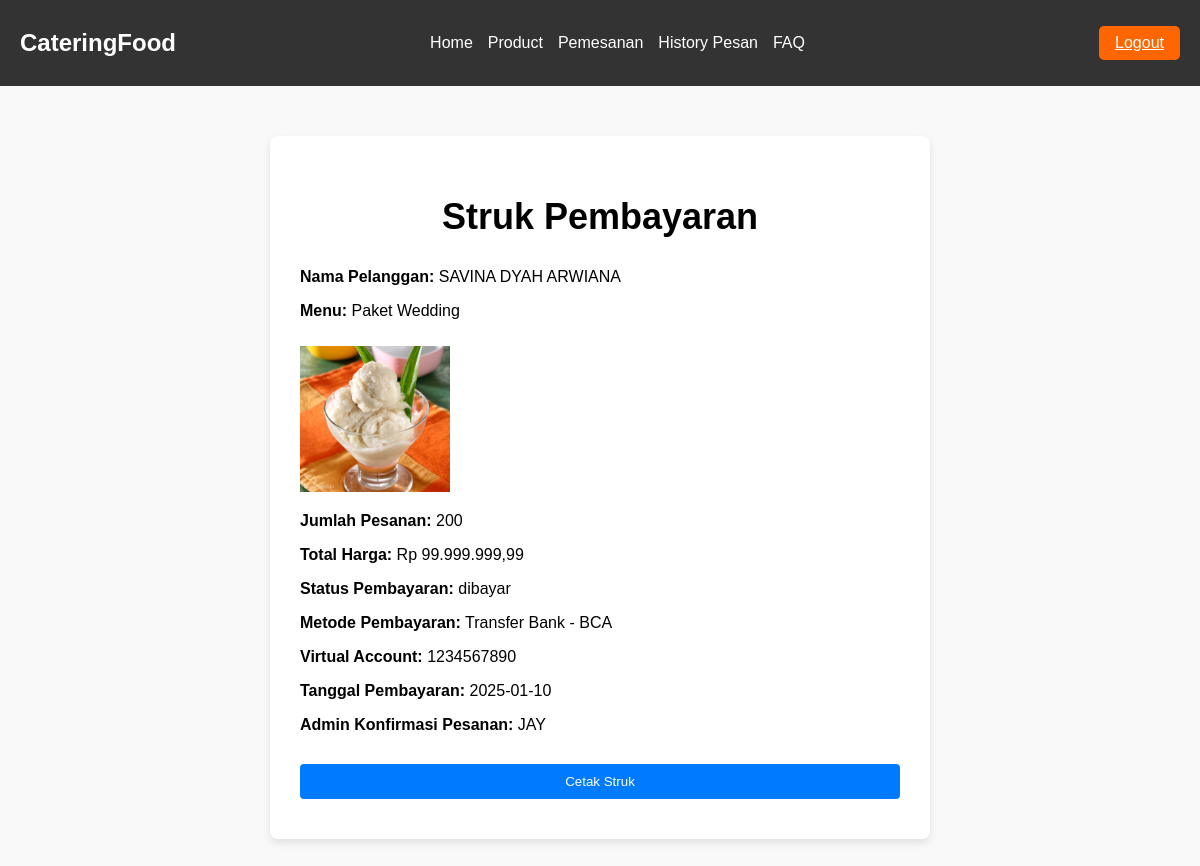
The app's page /transaksi_sukses.php?pesanan_id=3 with its own data.
### tables this page shows
CREATE TABLE `transaksi` (
  `ID_TRANSAKSI` int(11) NOT NULL,
  `ID_PESANAN` int(11) NOT NULL,
  `ID_ADMIN` int(20) NOT NULL,
  `TGL_BAYAR` date DEFAULT NULL,
  `STATUS_PEMBAYARAN` enum('belum dibayar','dibayar','gagal') NOT NULL,
  `METODE_PEMBAYARAN` varchar(100) NOT NULL,
  `jumlah_pembayaran` int(11) NOT NULL,
  `virtual_account` int(11) NOT NULL
);

CREATE TABLE `customer` (
  `ID_CUSTOMER` int(11) NOT NULL,
  `NAMA_CUSTOMER` varchar(100) DEFAULT NULL,
  `EMAIL` varchar(50) DEFAULT NULL,
  `ALAMAT` varchar(255) DEFAULT NULL,
  `PASS` varchar(60) DEFAULT NULL,
  `saran` text DEFAULT NULL
);

CREATE TABLE `produk_menu` (
  `ID_MENU` int(11) NOT NULL,
  `NAMA_MENU` varchar(100) DEFAULT NULL,
  `DESKRIPSI` text DEFAULT NULL,
  `HARGA` decimal(10,2) DEFAULT NULL,
  `GAMBAR` varchar(255) DEFAULT NULL
);

CREATE TABLE `pesanan` (
  `ID_PESANAN` int(11) NOT NULL,
  `ID_ADMIN` int(11) DEFAULT NULL,
  `ID_MENU` int(11) DEFAULT NULL,
  `ID_CUSTOMER` int(11) DEFAULT NULL,
  `JUMLAH_PESANAN` int(11) DEFAULT NULL,
  `TANGGAL_ACARA` date DEFAULT NULL,
  `ALAMAT_ACARA` varchar(100) NOT NULL,
  `TOTAL_HARGA` decimal(10,2) DEFAULT NULL,
  `STATUS` varchar(50) DEFAULT NULL,
  `TANGGAL_PESAN` datetime DEFAULT current_timestamp(),
  `REQUEST` text DEFAULT NULL
);

CREATE TABLE `adm` (
  `ID_ADMIN` int(11) NOT NULL,
  `NAMA_ADMIN` varchar(100) DEFAULT NULL,
  `NO_TELP` varchar(15) DEFAULT NULL,
  `ALAMAT` varchar(255) DEFAULT NULL,
  `FOTO_ADMIN` varchar(255) DEFAULT NULL,
  `PASSWORD` varchar(255) DEFAULT NULL
);

### transaksi_sukses.php (the view, shortened to what this page needs)
<?php
include('config.php');
$pesanan_id = isset($_GET['pesanan_id']) ? $_GET['pesanan_id'] : 0;
$query = "SELECT
            TRANSAKSI.*,
            PESANAN.*,
            CUSTOMER.NAMA_CUSTOMER,
            PRODUK_MENU.NAMA_MENU,
            PRODUK_MENU.GAMBAR,
            ADM.NAMA_ADMIN AS NAMA_ADMIN_PESANAN,  -- Nama admin yang mengonfirmasi pesanan
            ADM.NAMA_ADMIN AS NAMA_ADMIN_TRANSAKSI  -- Nama admin yang memproses transaksi
          FROM TRANSAKSI
          LEFT JOIN PESANAN ON TRANSAKSI.ID_PESANAN = PESANAN.ID_PESANAN
          LEFT JOIN CUSTOMER ON PESANAN.ID_CUSTOMER = CUSTOMER.ID_CUSTOMER
          LEFT JOIN PRODUK_MENU ON PESANAN.ID_MENU = PRODUK_MENU.ID_MENU
          LEFT JOIN ADM ON TRANSAKSI.ID_ADMIN = ADM.ID_ADMIN  -- JOIN dengan tabel ADM berdasarkan ID_ADMIN di TRANSAKSI
          WHERE TRANSAKSI.ID_PESANAN = ?";
$stmt = $conn->prepare($query);
$stmt->bind_param('i', $pesanan_id);
$stmt->execute();
$result = $stmt->get_result();
if ($result->num_rows > 0) {
    $transaksi = $result->fetch_assoc();
} else {
    $error = "Transaksi tidak ditemukan.";
}
?>
<!DOCTYPE html>
<html lang="id">
<head>
    <link rel="stylesheet" href="style.css">
</head>
<body>
<?php include('navbar.php'); ?>
<section class="transaksi-section">
    <div class="struk-container">
        <?php if (isset($transaksi)): ?>
            <div class="struk-header">
                <h2>Struk Pembayaran</h2>
            </div>
            <div class="order-details">
                <p><strong>Nama Pelanggan:</strong> <?php echo htmlspecialchars($transaksi['NAMA_CUSTOMER']); ?></p>
                <p><strong>Menu:</strong> <?php echo htmlspecialchars($transaksi['NAMA_MENU']); ?></p>
                <img src="images/<?php echo htmlspecialchars($transaksi['GAMBAR']); ?>" alt="Gambar Menu">
                <p><strong>Jumlah Pesanan:</strong> <?php echo htmlspecialchars($transaksi['JUMLAH_PESANAN']); ?></p>
                <p><strong>Total Harga:</strong> Rp <?php echo number_format($transaksi['TOTAL_HARGA'], 2, ',', '.'); ?></p>
                <p><strong>Status Pembayaran:</strong> <?php echo htmlspecialchars($transaksi['STATUS_PEMBAYARAN']); ?></p>
                <p><strong>Metode Pembayaran:</strong> <?php echo htmlspecialchars($transaksi['METODE_PEMBAYARAN']); ?></p>
                <p><strong>Virtual Account:</strong> <?php echo htmlspecialchars($transaksi['virtual_account']); ?></p>
                <p><strong>Tanggal Pembayaran:</strong> <?php echo htmlspecialchars($transaksi['TGL_BAYAR']); ?></p>
                <p><strong>Admin Konfirmasi Pesanan:</strong> <?php echo htmlspecialchars($transaksi['NAMA_ADMIN_PESANAN']); ?></p>
            </div>
            <div class="struk-footer">
                <button onclick="window.print()">Cetak Struk</button>
            </div>
        <?php elseif (isset($error)): ?>
            <p class="notification error"><?php echo $error; ?></p>
        <?php endif; ?>
    </div>
</section>
</body>
</html>

### style.css (style rules this page uses)
body, html { margin: 0; padding: 0; box-sizing: border-box; font-family: Arial, sans-serif; }
input[type="email"], input[type="password"], button { width: 100%; padding: 10px; margin: 10px 0; border: 1px solid #ccc; border-radius: 4px; }
button { background-color: #4CAF50; color: white; border: none; cursor: pointer; }
input[type="text"], input[type="email"], input[type="password"], button { width: 100%; padding: 10px; margin: 10px 0; border: 1px solid #ccc; border-radius: 4px; }
.transaksi-section { padding: 50px 20px; background-color: #f9f9f9; }
.struk-container { max-width: 600px; height: auto; margin: 0 auto; background-color: white; padding: 30px; border-radius: 8px; box-shadow: 0 4px 8px rgba(0, 0, 0, 0.1); }

### transaksi_sukses.php (style rules this page uses)
.order-details img { max-width: 150px; margin-top: 10px; }
.struk-container { width: 80%; margin: 0 auto; }
.struk-header { text-align: center; font-size: 24px; margin-bottom: 20px; font-weight: bold; }
.struk-footer { margin-top: 20px; text-align: center; }
.struk-footer button { padding: 10px 20px; background-color: #007BFF; color: white; border: none; cursor: pointer; }

### records on screen
transaksi: customer.NAMA_CUSTOMER "SAVINA DYAH ARWIANA", produk_menu.NAMA_MENU "Paket Wedding", produk_menu.GAMBAR (picture), ID_PESANAN.JUMLAH_PESANAN "200", ID_PESANAN.TOTAL_HARGA "99.999.999,99", STATUS_PEMBAYARAN "dibayar", METODE_PEMBAYARAN "Transfer Bank - BCA", virtual_account "1234567890", TGL_BAYAR "2025-01-10", ID_ADMIN.NAMA_ADMIN "JAY"
